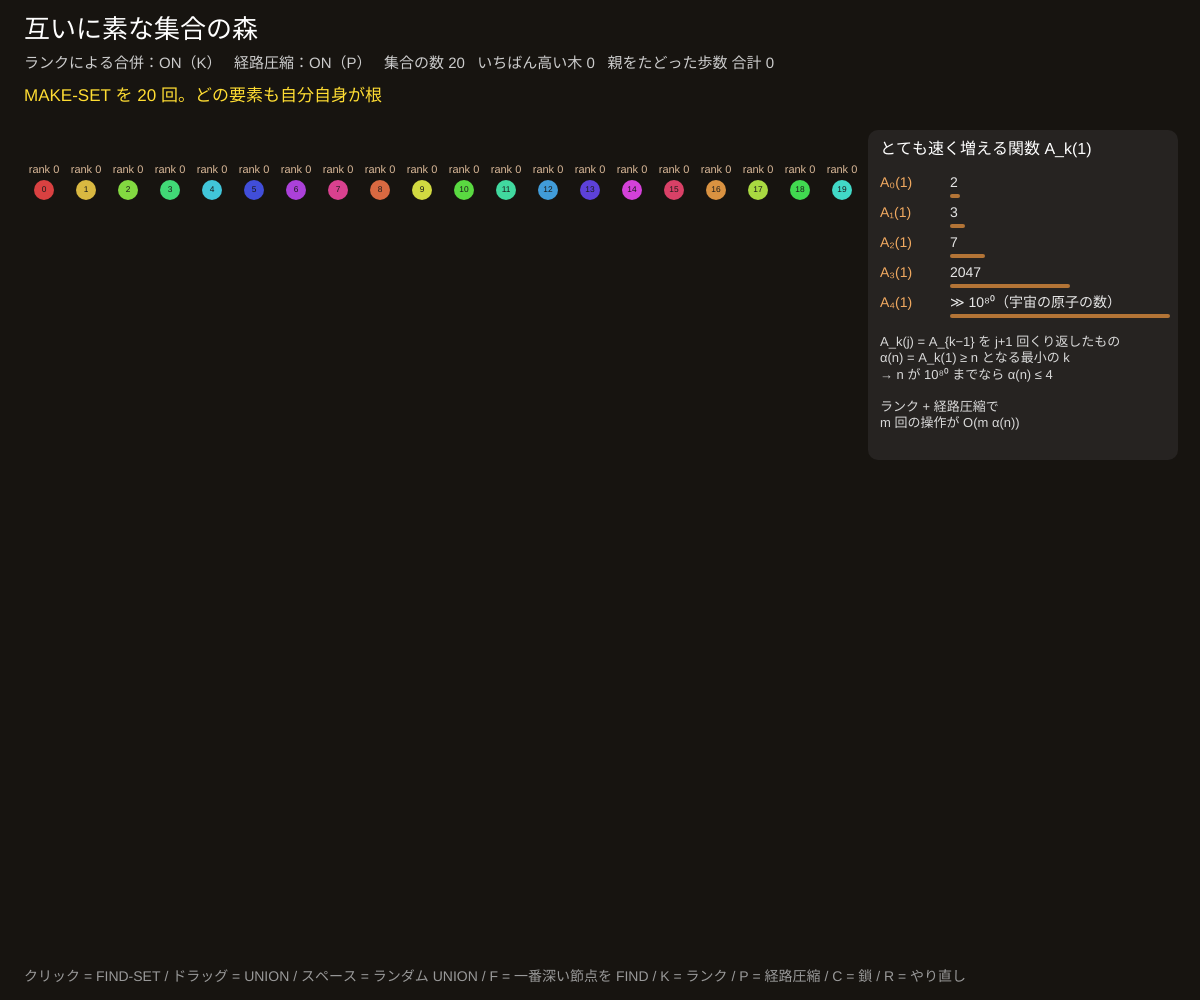
Frame 1 (no input)
Frame 60 (no input): identical to frame 1, image omitted
Frame 120 (the mouse pressed at the canvas centre since frame 60): identical to frame 1, image omitted

The p5.js sketch that drew this single still picture (run headless with seeded random() and noise() and a simulated clock; from frame 60 on, the mouse is pressed at the canvas centre):

// p5.js sketch
// ── sketch.js
// ============================================
// 11 互いに素な集合の森 ─ ランクによる合併と経路圧縮
// 集合を根つき木で表す。根が代表。FIND-SET は親をたどって根へ
// 2 つの工夫：①低い木を高い木の下につなぐ（ランクによる合併）②たどった節点を根に直接つなぎ直す（経路圧縮）
// 両方使うと m 回の操作が O(m α(n))。α はアッカーマン関数の逆関数で、現実には 4 以下 ─ ほぼ定数！
// 節点クリック = FIND-SET / 節点から節点へドラッグ = UNION / スペース = ランダムに UNION / F = 一番深い節点を FIND / K = ランク ON/OFF / P = 経路圧縮 ON/OFF / C = 鎖を作る / R = やり直し
// ============================================

let N = 20;           // ★ 要素の数
let SPEED = 0.35;     // ★ 1 コマの秒数

let parent = [], rank = [];
let byRank = true, compress = true;
let pos = {};
let steps = [], timer = 0, hi = { path: [] }, msg = '';
let hops = 0, ops = 0;
let dragFrom = -1;

function setup() {
  createCanvas(windowWidth, windowHeight);
  colorMode(HSB, 360, 100, 100, 100);
  reset();
}

function reset() {
  parent = []; rank = []; steps = []; hops = 0; ops = 0; hi = { path: [] };
  for (let i = 0; i < N; i++) { parent[i] = i; rank[i] = 0; }   // MAKE-SET
  msg = `MAKE-SET を ${N} 回。どの要素も自分自身が根`;
}

function rootOf(x) { while (parent[x] !== x) x = parent[x]; return x; }
function depthOf(x) { let d = 0; while (parent[x] !== x) { x = parent[x]; d++; } return d; }

// FIND-SET をコマに分ける（実行する直前の木で道を調べる）
function planFind(x, label) { steps.push(() => findSteps(x, label)); }
function findSteps(x, label) {
  let out = [];
  let path = [x];
  while (parent[path[path.length - 1]] !== path[path.length - 1]) path.push(parent[path[path.length - 1]]);
  for (let i = 0; i < path.length; i++) {
    let sub = path.slice(0, i + 1);
    out.push(() => { hi = { path: sub }; msg = `${label}FIND-SET(${x})：親をたどる（${i} 歩）`; if (i > 0) hops++; });
  }
  if (compress && path.length > 2) {
    out.push(() => {
      let r = path[path.length - 1];
      for (let v of path.slice(0, -1)) parent[v] = r;
      hi = { path, flat: true };
      msg = `経路圧縮：たどった ${path.length - 1} 個の節点を根 ${r} に直接つなぎ直す（次からは 1 歩）`;
    });
  }
  return out;
}

function planUnion(a, b) {
  ops++;
  steps.push(() => [...findSteps(a, 'UNION の準備 '), () => [...findSteps(b, 'UNION の準備 '), () => link(a, b)]]);
}
function link(a, b) {
  {
    let x = rootOf(a), y = rootOf(b);
    if (x === y) { msg = `${a} と ${b} はもう同じ集合（根 ${x}）`; return; }
    // LINK
    if (!byRank) { parent[x] = y; msg = `LINK：根 ${x} を根 ${y} の下へ（ランクは見ない）`; }
    else if (rank[x] > rank[y]) { parent[y] = x; msg = `LINK：ランク ${rank[y]} < ${rank[x]} → 低い方の根 ${y} を ${x} の下へ`; }
    else {
      parent[x] = y;
      if (rank[x] === rank[y]) { rank[y]++; msg = `LINK：ランクが同じ（${rank[x]}）→ ${x} を ${y} の下へ、${y} のランクを ${rank[y]} に`; }
      else msg = `LINK：ランク ${rank[x]} < ${rank[y]} → 低い方の根 ${x} を ${y} の下へ`;
    }
    hi = { path: [x, y], link: true };
  }
}

// ---------- 配置（森）----------
function layout() {
  let kids = Array.from({ length: N }, () => []);
  for (let i = 0; i < N; i++) if (parent[i] !== i) kids[parent[i]].push(i);
  let roots = [];
  for (let i = 0; i < N; i++) if (parent[i] === i) roots.push(i);
  let leaves = (v) => (kids[v].length ? kids[v].reduce((s, c) => s + leaves(c), 0) : 1);
  let total = roots.reduce((s, r) => s + leaves(r) + 0.5, 0);
  let maxD = max(...Array.from({ length: N }, (_, i) => depthOf(i)));
  let u = min(60, (width - 360) / total), LH = min(80, (height - 330) / max(1, maxD));
  let tg = {}, edges = [], x = 30 + ((width - 360) - total * u) / 2;
  for (let r of roots) {
    (function place(v, left, d) {
      let cx;
      if (!kids[v].length) cx = left + u / 2;
      else {
        let cs = [];
        for (let c of kids[v]) { cs.push(place(c, left, d + 1)); left += leaves(c) * u; edges.push([v, c]); }
        cx = (cs[0] + cs[cs.length - 1]) / 2;
      }
      tg[v] = { x: cx, y: 190 + d * LH };
      return cx;
    })(r, x, 0);
    x += (leaves(r) + 0.5) * u;
  }
  return { tg, edges, u, roots, maxD };
}

function draw() {
  background(30, 30, 9);
  if (steps.length) {
    timer += deltaTime / 1000;
    if (timer > SPEED) {
      timer = 0;
      let more = steps.shift()();
      if (Array.isArray(more)) { steps.unshift(...more); timer = SPEED; }
    }
  }
  let L = layout();
  for (let v in L.tg) {
    if (!pos[v]) pos[v] = { ...L.tg[v] };
    pos[v].x = lerp(pos[v].x, L.tg[v].x, 0.15); pos[v].y = lerp(pos[v].y, L.tg[v].y, 0.15);
  }
  let d = constrain(L.u * 0.7, 20, 40);
  for (let [p, c] of L.edges) {
    let on = hi.path.includes(p) && hi.path.includes(c);
    stroke(on ? color(50, 90, 100) : color(30, 20, 50)); strokeWeight(on ? 3 : 1.6);
    line(pos[p].x, pos[p].y, pos[c].x, pos[c].y);
    // 親への矢印
    let a = atan2(pos[p].y - pos[c].y, pos[p].x - pos[c].x), ex = pos[p].x - cos(a) * d / 2, ey = pos[p].y - sin(a) * d / 2;
    noStroke(); fill(on ? color(50, 90, 100) : color(30, 20, 50));
    triangle(ex, ey, ex - cos(a - 0.4) * 9, ey - sin(a - 0.4) * 9, ex - cos(a + 0.4) * 9, ey - sin(a + 0.4) * 9);
  }
  if (dragFrom >= 0) { stroke(50, 90, 100); strokeWeight(2); line(pos[dragFrom].x, pos[dragFrom].y, mouseX, mouseY); }
  textAlign(CENTER, CENTER);
  for (let v = 0; v < N; v++) {
    let p = pos[v], r = rootOf(v), on = hi.path.includes(v), isRoot = parent[v] === v;
    noStroke();
    fill(on ? color(50, 90, 100) : color((r * 47) % 360, isRoot ? 70 : 45, isRoot ? 85 : 65));
    if (dist(mouseX, mouseY, p.x, p.y) < d / 2) { stroke(0, 0, 100); strokeWeight(2); }
    circle(p.x, p.y, d);
    noStroke(); fill(0, 0, 10); textSize(d * 0.42); text(v, p.x, p.y);
    if (byRank && isRoot) { fill(30, 30, 85); textSize(11); text(`rank ${rank[v]}`, p.x, p.y - d / 2 - 10); }
  }

  // アッカーマン関数とその逆関数
  let px = width - 320;
  textAlign(LEFT, TOP); noStroke();
  fill(30, 15, 15); rect(px - 12, 130, 310, 330, 10);
  fill(0, 0, 100); textSize(16); text('とても速く増える関数 A_k(1)', px, 142);
  let A = [['A₀(1)', '2'], ['A₁(1)', '3'], ['A₂(1)', '7'], ['A₃(1)', '2047'], ['A₄(1)', '≫ 10⁸⁰（宇宙の原子の数）']];
  A.forEach(([a, v], j) => {
    fill(30, 60, 95); textSize(14); text(a, px, 176 + j * 30);
    fill(0, 0, 90); text(v, px + 70, 176 + j * 30);
    fill(30, 70, 70); rect(px + 70, 194 + j * 30, [10, 15, 35, 120, 220][j], 4, 2);
  });
  fill(0, 0, 85); textSize(13);
  text('A_k(j) = A_{k−1} を j+1 回くり返したもの\nα(n) = A_k(1) ≥ n となる最小の k\n→ n が 10⁸⁰ までなら α(n) ≤ 4\n\nランク + 経路圧縮で\nm 回の操作が O(m α(n))', px, 336);

  fill(0, 0, 100); textSize(26); text('互いに素な集合の森', 24, 18);
  textSize(15); fill(0, 0, 80);
  text(`ランクによる合併：${byRank ? 'ON' : 'OFF'}（K）   経路圧縮：${compress ? 'ON' : 'OFF'}（P）   集合の数 ${L.roots.length}   いちばん高い木 ${L.maxD}   親をたどった歩数 合計 ${hops}`, 24, 56);
  fill(50, 80, 100); textSize(17); text(msg, 24, 88);
  fill(0, 0, 60); textSize(14);
  text('クリック = FIND-SET / ドラッグ = UNION / スペース = ランダム UNION / F = 一番深い節点を FIND / K = ランク / P = 経路圧縮 / C = 鎖 / R = やり直し', 24, height - 30);
}

function nodeAt(x, y) { for (let v = 0; v < N; v++) if (pos[v] && dist(x, y, pos[v].x, pos[v].y) < 20) return v; return -1; }

function mousePressed() { dragFrom = nodeAt(mouseX, mouseY); }
function mouseReleased() {
  let to = nodeAt(mouseX, mouseY);
  if (dragFrom >= 0 && to >= 0) {
    if (to === dragFrom) { ops++; planFind(dragFrom, ''); }
    else planUnion(dragFrom, to);
  }
  dragFrom = -1;
}

function keyPressed() {
  if (key === ' ') { planUnion(floor(random(N)), floor(random(N))); return false; }
  if (key === 'f' || key === 'F') {
    let deep = 0;
    for (let v = 0; v < N; v++) if (depthOf(v) > depthOf(deep)) deep = v;
    ops++; planFind(deep, '');
  }
  if (key === 'k' || key === 'K') byRank = !byRank;
  if (key === 'p' || key === 'P') compress = !compress;
  if (key === 'c' || key === 'C') {
    // 工夫なしだと 1 本の長い鎖になる並べ方
    reset();
    for (let i = 0; i < N - 1; i++) planUnion(i, i + 1);
  }
  if (key === 'r' || key === 'R') reset();
}

function windowResized() { resizeCanvas(windowWidth, windowHeight); }
